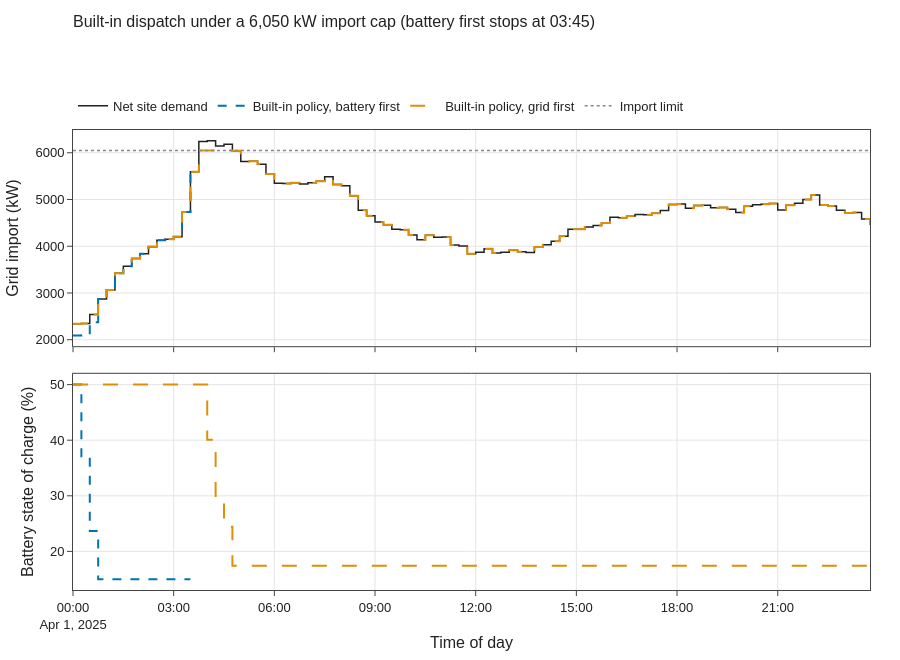

The code cell stored with this chart in its notebook:
### Code cell
cap_kw = 6050
r_bf, r_gf = caps[("battery first", cap_kw)], caps[("grid first", cap_kw)]
fig = vp.stacked_panels([
    ("Grid import (kW)", {"Net site demand": net, "Built-in policy, battery first": r_bf.ts.grid_kw,
                          "Built-in policy, grid first": r_gf.ts.grid_kw,
                          "Import limit": pd.Series(cap_kw, index=net.index)}),
    ("Battery state of charge (%)", {"Built-in policy, battery first": 100 * r_bf.ts.soc,
                                     "Built-in policy, grid first": 100 * r_gf.ts.soc}),
], title=f"Built-in dispatch under a {cap_kw:,} kW import cap (battery first stops at {r_bf.failed_at:%H:%M})",
   row_height=260)
vp.save(fig, OUT / "import_limit", png=True)
fig.show()
